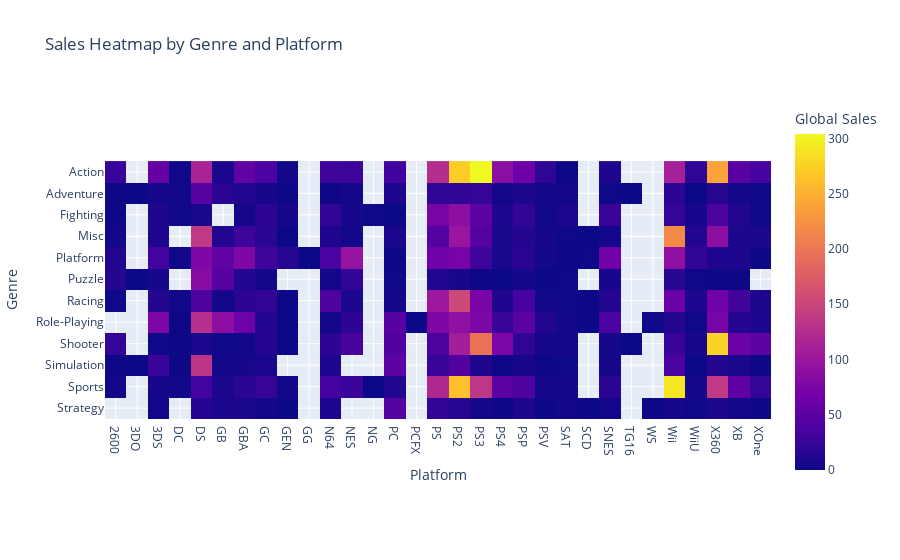

Notebook code for this chart:
### Code cell
# Plot the heatmap
fig = px.imshow(df_pivot, 
                labels={'x': 'Platform', 'y': 'Genre', 'color': 'Global Sales'},
                title="Sales Heatmap by Genre and Platform")
fig.show()

### Figure 1 — Plotly figure (JSON) as saved in the notebook; plotly's stock layout.template omitted (floating-point values rounded to 4 significant figures; data arrays with more than 128 entries replaced by an {"elided": "..."} marker saying what was removed)
{"data": [{"coloraxis": "coloraxis", "hovertemplate": "Platform: %{x}<br>Genre: %{y}<br>Global Sales: %{z}<extra></extra>", "name": "0", "type": "heatmap", "x": ["2600", "3DO", "3DS", "DC", "DS", "GB", "GBA", "GC", "GEN", "GG", "N64", "NES", "NG", "PC", "PCFX", "PS", "PS2", "PS3", "PS4", "PSP", "PSV", "SAT", "SCD", "SNES", "TG16", "WS", "Wii", "WiiU", "X360", "XB", "XOne"], "xaxis": "x", "y": ["Action", "Adventure", "Fighting", "Misc", "Platform", "Puzzle", "Racing", "Role-Playing", "Shooter", "Simulation", "Sports", "Strategy"], "yaxis": "y", "z": {"elided": "12x31 float values"}}], "layout": {"coloraxis": {"colorbar": {"title": {"text": "Global Sales"}}, "colorscale": [[0, "#0d0887"], [0.1111, "#46039f"], [0.2222, "#7201a8"], [0.3333, "#9c179e"], [0.4444, "#bd3786"], [0.5556, "#d8576b"], [0.6667, "#ed7953"], [0.7778, "#fb9f3a"], [0.8889, "#fdca26"], [1, "#f0f921"]]}, "title": {"text": "Sales Heatmap by Genre and Platform"}, "xaxis": {"anchor": "y", "constrain": "domain", "domain": [0, 1], "scaleanchor": "y", "title": {"text": "Platform"}}, "yaxis": {"anchor": "x", "autorange": "reversed", "constrain": "domain", "domain": [0, 1], "title": {"text": "Genre"}}}}
